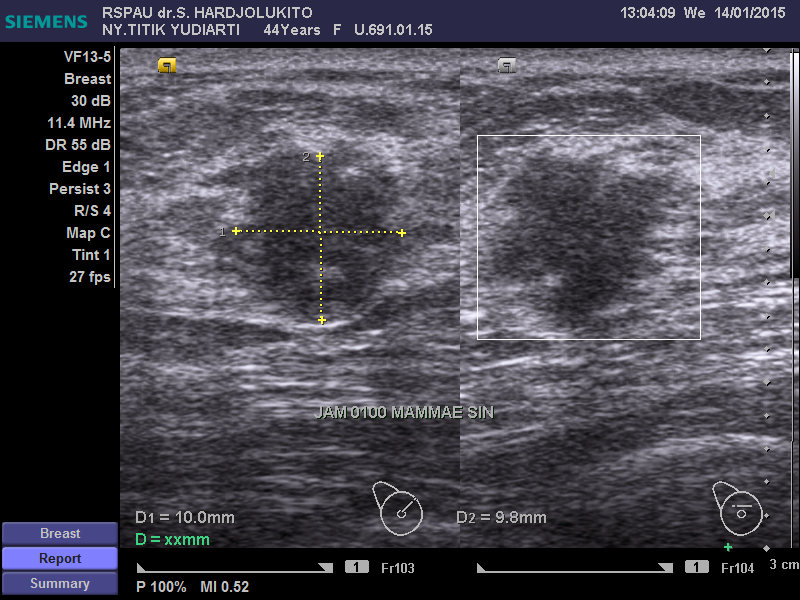
#> input picture 5.bmp, 800 x 600 px
$ python AACMR.py
#> lines starting #> are read from the running program, lines starting #| are printed output that depends on the picture; after the words box and inside, x2 and y2 are one past the last pixel; in counts of white or black regions, pixels touching at a corner belong together
# -*- coding: utf-8 -*-
"""
Created on Wed Jan 12 13:23:15 2022

@author: D
"""

import os
import cv2
import numpy as np
import matplotlib
import matplotlib.patches as mpatches
import matplotlib.pyplot as plt
import skimage
from skimage import io, img_as_float, color,morphology, img_as_ubyte,segmentation, measure
from scipy import signal, ndimage
import math
import inspect
matplotlib.use('TkAgg')
#%%
# Perbaikan pada fungsi visual_callback_2d
def visual_callback_2d(background, fig=None):
    if fig is None:
        fig = plt.figure(figsize=(8,8))
    fig.clf()
    ax1 = fig.add_subplot(1, 2, 1)
    ax1.imshow(background, cmap=plt.cm.gray)

    ax2 = fig.add_subplot(1, 2, 2)
    ax_u = ax2.imshow(np.zeros_like(background), vmin=0, vmax=1, cmap=plt.cm.gray)

    # [15 lines left out: function callback, not called in this run]

    return callback
#%% Function
def img2graydouble(image):
    _,_,c = image.shape
    image = cv2.cvtColor(image, cv2.COLOR_BGR2GRAY)
    # image.astype(float)
    return image

# [10 lines left out: function estructurant, not called in this run]

def matlab_style_gauss2D(shape=(3,3),sigma=0.5):
    """
    2D gaussian mask - should give the same result as MATLAB's
    fspecial('gaussian',[shape],[sigma])
    """
    m,n = [(ss-1.)/2. for ss in shape]
    y,x = np.ogrid[-m:m+1,-n:n+1]
    h = np.exp( -(x*x + y*y) / (2.*sigma*sigma) )
    h[ h < np.finfo(h.dtype).eps*h.max() ] = 0
    sumh = h.sum()
    if sumh != 0:
        h /= sumh
    return h

def initLS(image):
    height,width = image.shape
    height = float(height)
    width = float(width)
    yy , xx = np.mgrid[0:height,0:width]
    x = float(math.floor(width/2))
    y = float(math.floor(height/2))
    r = float(math.floor(min(.2*width, .2*height)))
    phi0 = (np.sqrt(((xx - x)**2 + (yy - y)**2 ))-r)
    phi0 = np.sign(phi0)*2
    return phi0

def Neumann(phi):
    nrow , ncol = phi.shape
    nrow -=1
    ncol -=1
    g = phi
    (g[0,0],g[0,ncol],g[nrow,0],g[nrow,ncol]) = (g[2,2],g[2,ncol-3],g[nrow-3,2],g[nrow-3,ncol-3])
    (g[0,1:-1],g[nrow,1:-1]) = (g[2,1:-1],g[nrow-3,1:-1])
    (g[1:-1,1],g[1:-1,ncol]) = (g[1:-1,2],g[1:-1,ncol-3])

    return g

def Curvature(phi):
    ny , nx = np.gradient(phi)
    absR = np.sqrt((nx**2)+(ny**2))
    absR = absR + (absR==0)*np.finfo(float).eps
    _,nxx1 = np.gradient(nx/absR)
    nyy1,_ = np.gradient(ny/absR)
    Kappa = nxx1 + nyy1
    return (Kappa , absR)

def Heaviside(phi):
    H = (1/np.pi)*np.arctan(phi)+0.5
    return H


def FittingAverage(img, phi):
    Hphi = Heaviside(phi)
    cHphi = 1-Hphi
    ca = np.sum(np.multiply(img,Hphi))
    cb = np.sum(np.multiply(img,cHphi))
    c1 = ca/(np.sum(Hphi))
    c2 = cb/(np.sum(cHphi))
    return (c1,c2)
    global local_vars
    local_vars = inspect.currentframe().f_locals

def Dirac(phi):
    a = 1 + phi**2
    D = (1/np.pi)
    Dir = D/a
    return Dir

def Convergence(phi,iteration=0,absR=0,teta=0.1,maxs=50, preArea= 0, preLength = 0):
    phip = np.where(phi<0, 1, 0)
    Area = np.sum(phip)
    ErrorArea = abs(Area-preArea)
    dPhi = Dirac(phi)
    Length = np.sum(absR*dPhi)
    ErrorLength = abs(Length-preLength)
    if (ErrorArea <= teta) and (ErrorLength <= teta) or (iteration==maxs):
        Converge = True
    else:
        Converge = False
    return (Converge,Area,Length,ErrorArea,ErrorLength)

# [29 lines left out: function ObDetection, not called in this run]

#%% Global Parameter
local_vars = {}
maxs = 150
dt = 10
teta = 1
seMorf = morphology.disk(2)
print(seMorf)
kernel = matlab_style_gauss2D((5,5),1)
#%% Input
image = cv2.imread(r'5.bmp')
#> image is the input picture: shape (600, 800, 3); mean B, G, R 81.2, 72, 74
GT_image = io.imread((r'5.bmp'),as_gray=True)
#> GT_image: shape (600, 800) float64; min 0, max 1, mean 0.287
imgResult = image.copy()
#%% RGB2GRAY
image = img2graydouble(image)
image = img_as_float(image)
image *= 255
#%% Init LS
phi = initLS(image)
#%% Initial Allocation
height,width = image.shape
#> height = 600; width = 800
g = np.zeros((height,width))
error = np.zeros((2,1))
Beta = np.zeros((1,1))
preLength = 0
preArea = 0
beta = 0
i = 1
callback = visual_callback_2d(image)
# [20 lines of commented-out code are left out]

while i>=0:
    # Beta[i-1] = beta
    phi = Neumann(phi)
    print("iterasi", i)
    div,absR = Curvature(phi)
#> in Curvature, `ny , nx = np.gradient(phi)`:
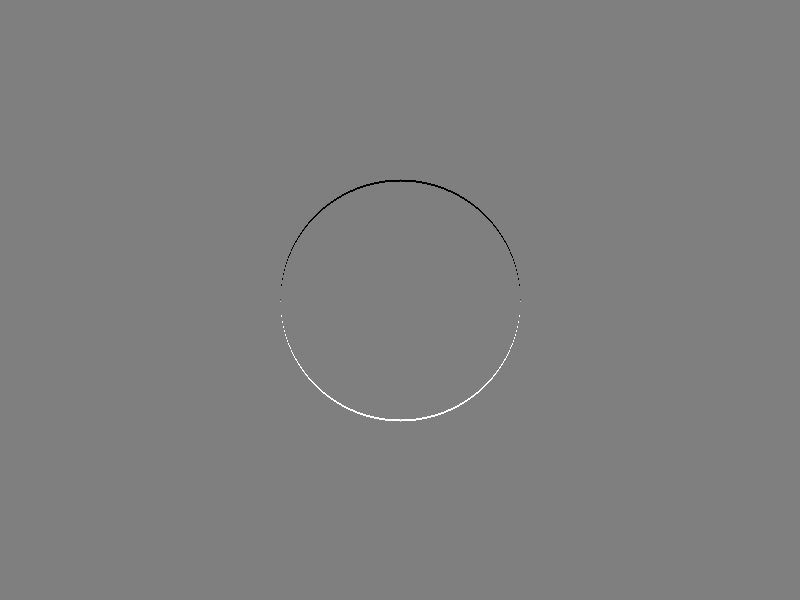
#> ny: shape (600, 800) float64; min -2, max 2, mean 0; drawn with min black and max white
#> in Curvature, `absR = np.sqrt((nx**2)+(ny**2))`:
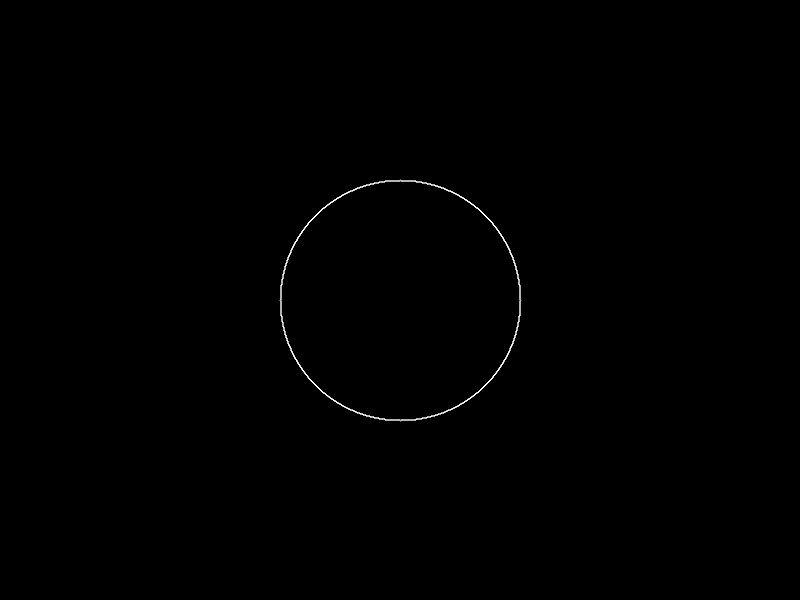
#> absR: shape (600, 800) float64; min 0, max 2.83, mean 0.00661; drawn with min black and max white
    c1,c2 = FittingAverage(image, phi)
#> in Heaviside, `H = (1/np.pi)*np.arctan(phi)+0.5`:
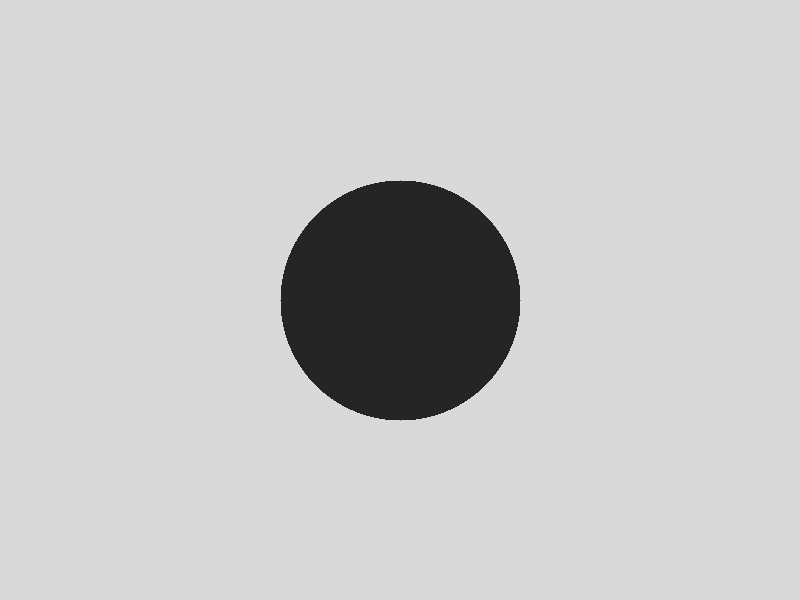
#> H: shape (600, 800) float64; min 0.148, max 0.852, mean 0.786
#> in FittingAverage, `cHphi = 1-Hphi`:
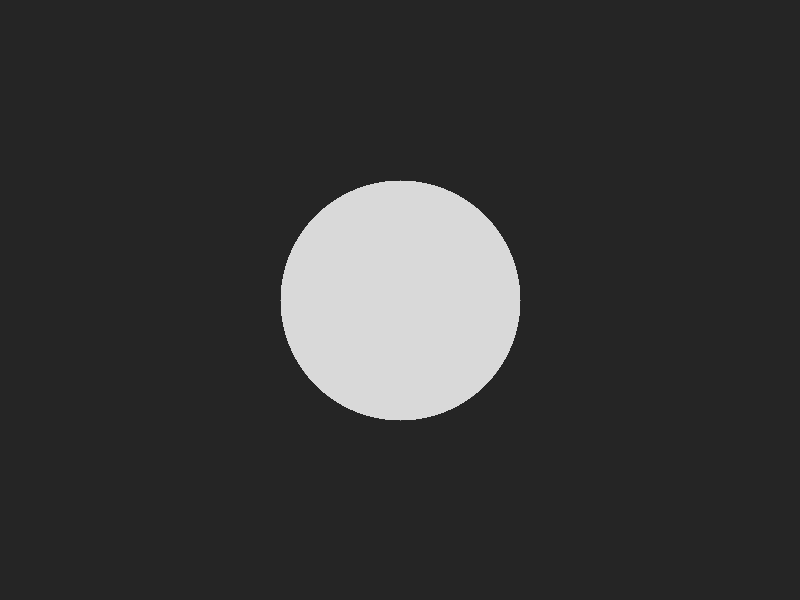
#> cHphi: shape (600, 800) float64; min 0.148, max 0.852, mean 0.214
#> in FittingAverage, `ca = np.sum(np.multiply(img,Hphi))`: ca = 27161429.8
#> in FittingAverage, `cb = np.sum(np.multiply(img,cHphi))`: cb = 8233477.2
#> in FittingAverage, `c1 = ca/(np.sum(Hphi))`: c1 = 71.99
#> in FittingAverage, `c2 = cb/(np.sum(cHphi))`: c2 = 80.16
#> c1 = 71.99; c2 = 80.16

    # #%% AACMR
    AACMR = div*absR + (1-abs(beta)) * (image - (c1+c2)/2) + beta*g*absR
    phi = phi + dt*AACMR

    #%% Binary Gaussian
    phi = np.sign(phi)
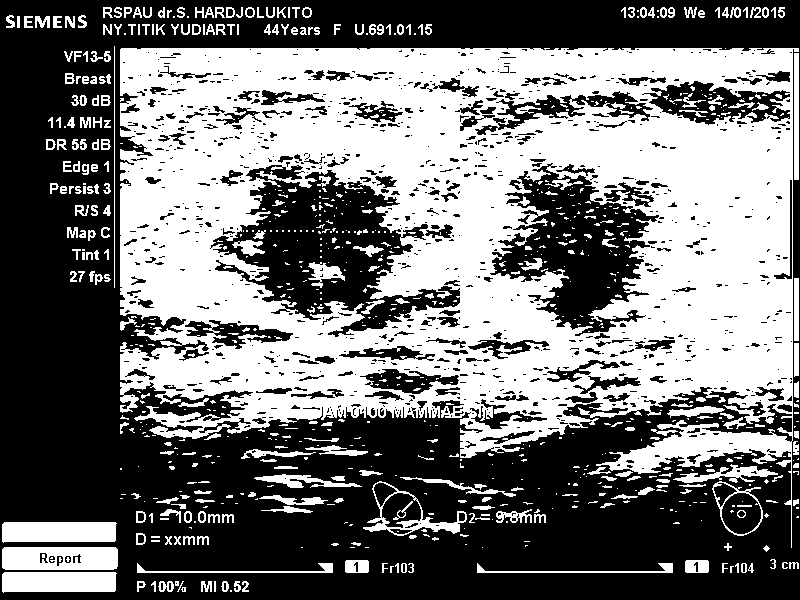
#> phi: shape (600, 800) float64; values -1 (black) and 1 (white), 45.8% white; 860 white regions (557 under 20 px), largest, box (x1, y1, x2, y2) and area: (120, 48, 799, 548) 188358, (2, 547, 118, 570) 2444, (2, 522, 117, 543) 2278
    phi = signal.convolve2d(phi,kernel, mode='same')


    #%% Morph Regularization
    phi = np.where(phi > 0, 1, 0)
#> phi: shape (600, 800) int64; values 0 (black) and 1 (white), 46% white; 526 white regions (273 under 20 px), largest, box (x1, y1, x2, y2) and area: (120, 48, 799, 458) 188360, (589, 420, 799, 477) 4683, (2, 547, 118, 570) 2523
    phi2 = img_as_ubyte(phi)

    phi = morphology.dilation((morphology.erosion(phi,seMorf)),seMorf)
#> phi: shape (600, 800) int64; values 0 (black) and 1 (white), 41.7% white; 170 white regions (62 under 20 px), largest, box (x1, y1, x2, y2) and area: (120, 48, 799, 458) 179759, (608, 424, 799, 474) 4037, (2, 547, 118, 570) 2443
    phi2 = cv2.dilate((cv2.erode(phi2,seMorf)),seMorf)
    phi = morphology.erosion((morphology.dilation(phi,seMorf)),seMorf)
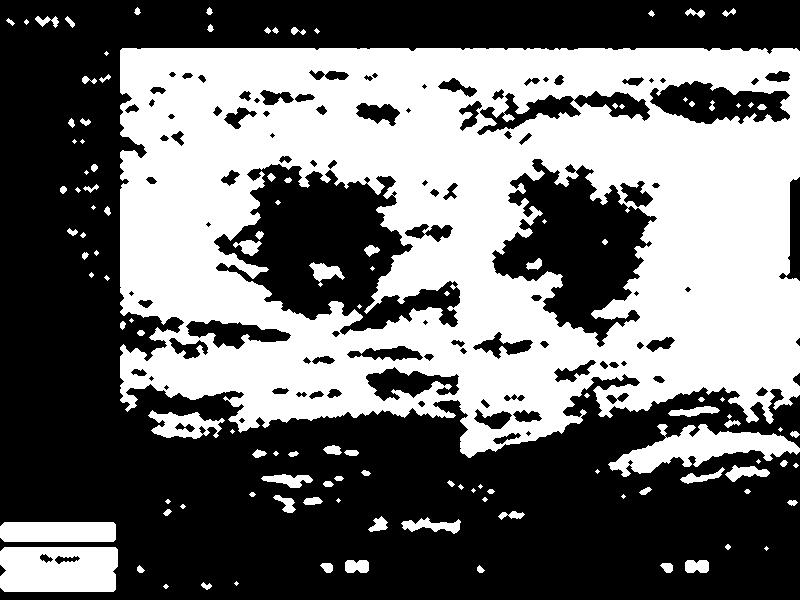
#> phi: shape (600, 800) int64; values 0 (black) and 1 (white), 43.4% white; 118 white regions (41 under 20 px), largest, box (x1, y1, x2, y2) and area: (120, 48, 800, 458) 188103, (0, 547, 118, 592) 5017, (608, 424, 800, 477) 4287
    phi2 = cv2.erode(cv2.dilate(phi2,seMorf),seMorf)
    phi=phi2
    phi = (np.where(phi > 0, 1, -1)).astype(float)

    if beta==0:
        Converge,preArea,preLength,ErrorArea,ErrorLength=Convergence(phi, iteration=i, absR=absR, teta=teta, preArea=preArea, preLength=preLength)
#> in Convergence, `Area = np.sum(phip)`: Area = 271854
#> in Dirac, `a = 1 + phi**2`: a: shape (600, 800) float64; every value is 2
#> in Dirac, `Dir = D/a`: Dir: shape (600, 800) float64; every value is 0.159
#> in Convergence, `Length = np.sum(absR*dPhi)`: Length = 504.8
#> Converge = False; preArea = 271854; preLength = 504.8; ErrorArea = 271854; ErrorLength = 504.8
        if Converge:
            print("Terdeteksi")
            phiShrink,gShrink,initialShrink = ObDetection(phi)
            g = 1-gShrink
            phi = phiShrink
            beta = 1
    else:
        callback(phi)
        phiShrink = phi
        Converge,preArea,preLength,ErrorArea,ErrorLength=Convergence(phi, iteration=i, absR=absR, teta=teta, preArea=preArea, preLength=preLength)
        if Converge:
            break
        g = 1-gShrink
        phi = phiShrink
    cv2.imshow("Ressult", phi)
    i += 1
    # [14 lines of commented-out code are left out]
cv2.waitKey(0)
# plt.imshow(phiShrink,cmap='gray')
# plt.show()
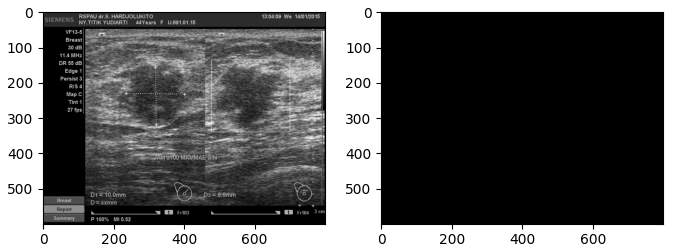
#> figure drawn by matplotlib, 2 panels

$ run again, with 1.bmp copied over 5.bmp
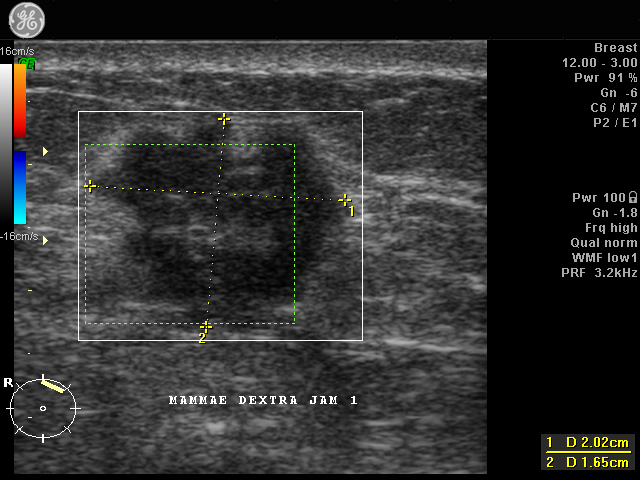
#> input picture 1.bmp, 640 x 480 px
#> image is the input picture: shape (480, 640, 3); mean B, G, R 47.3, 48.3, 48.2
#> ca = 11472847.8
#> cb = 3319808.2
#> in FittingAverage, `c1 = ca/(np.sum(Hphi))`: c1 = 47.51
#> in FittingAverage, `c2 = cb/(np.sum(cHphi))`: c2 = 50.52
#> `c1,c2 = FittingAverage(image, phi)`: c1 = 47.51; c2 = 50.52
#> `phi = morphology.erosion((morphology.dilation(phi,seMorf)),seMorf)`:
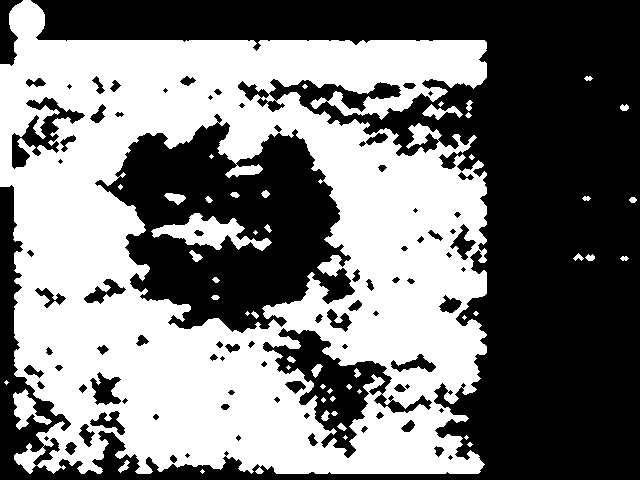
#> phi: shape (480, 640) int64; values 0 (black) and 1 (white), 47.6% white; 50 white regions (18 under 20 px), largest, box (x1, y1, x2, y2) and area: (0, 0, 487, 474) 141988, (151, 213, 272, 251) 1923, (13, 389, 52, 430) 663
#> Area = 160837
#> a: shape (480, 640) float64; every value is 2
#> Dir: shape (480, 640) float64; every value is 0.159
#> Length = 403.9
#> `Converge,preArea,preLength,ErrorArea,ErrorLength=Convergence(phi, iter..`: Converge = False; preArea = 160837; preLength = 403.9; ErrorArea = 160837; ErrorLength = 403.9
#> `# plt.show()`:
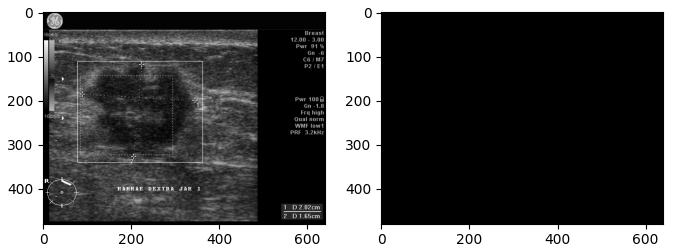
#> figure drawn by matplotlib, 2 panels

$ run again, with 11.bmp copied over 5.bmp
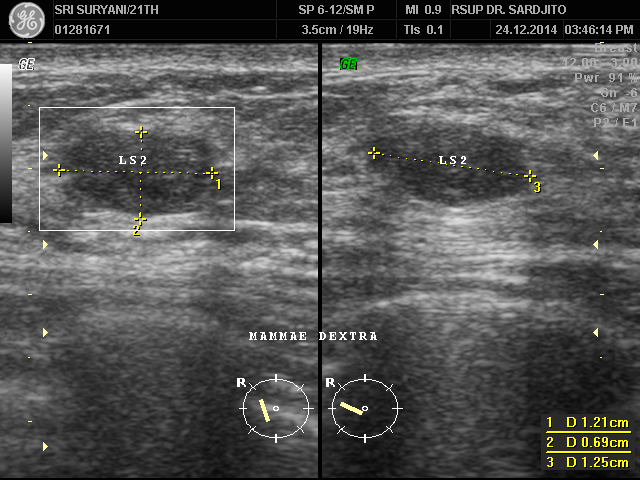
#> input picture 11.bmp, 640 x 480 px
#> image is the input picture: shape (480, 640, 3); mean B, G, R 82.7, 84.1, 84
#> ca = 19861559.4
#> cb = 5915152.6
#> in FittingAverage, `c1 = ca/(np.sum(Hphi))`: c1 = 82.25
#> in FittingAverage, `c2 = cb/(np.sum(cHphi))`: c2 = 90.01
#> `c1,c2 = FittingAverage(image, phi)`: c1 = 82.25; c2 = 90.01
#> `phi = morphology.erosion((morphology.dilation(phi,seMorf)),seMorf)`:
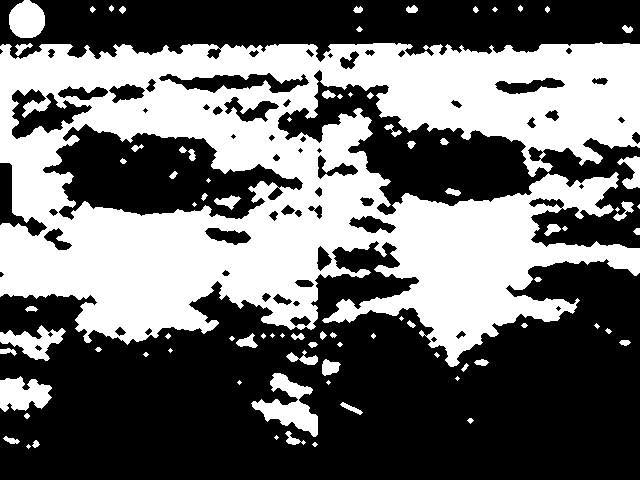
#> phi: shape (480, 640) int64; values 0 (black) and 1 (white), 42% white; 83 white regions (26 under 20 px), largest, box (x1, y1, x2, y2) and area: (0, 42, 640, 367) 119743, (251, 373, 318, 437) 1817, (0, 376, 52, 412) 1301
#> Area = 178260
#> a: shape (480, 640) float64; every value is 2
#> Dir: shape (480, 640) float64; every value is 0.159
#> Length = 403.9
#> `Converge,preArea,preLength,ErrorArea,ErrorLength=Convergence(phi, iter..`: Converge = False; preArea = 178260; preLength = 403.9; ErrorArea = 178260; ErrorLength = 403.9
#> `# plt.show()`:
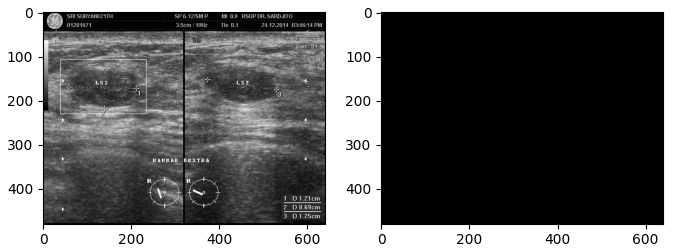
#> figure drawn by matplotlib, 2 panels

$ run again, with 51.bmp copied over 5.bmp
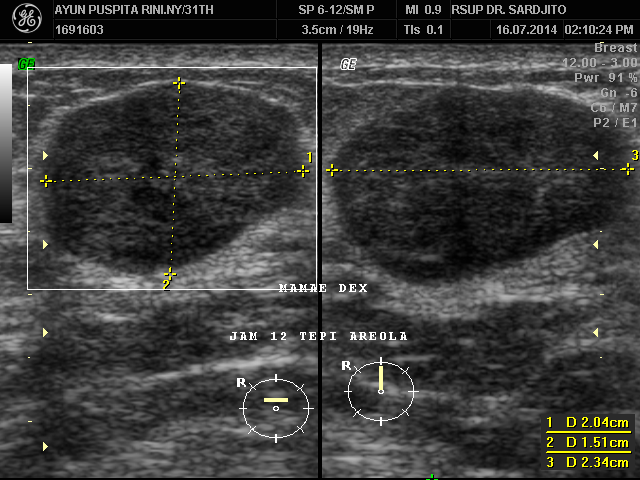
#> input picture 51.bmp, 640 x 480 px
#> image is the input picture: shape (480, 640, 3); mean B, G, R 59.2, 60.6, 60.5
#> ca = 14415270
#> cb = 4139616
#> in FittingAverage, `c1 = ca/(np.sum(Hphi))`: c1 = 59.69
#> in FittingAverage, `c2 = cb/(np.sum(cHphi))`: c2 = 62.99
#> `c1,c2 = FittingAverage(image, phi)`: c1 = 59.69; c2 = 62.99
#> phip: shape (480, 640) int64; values 0 (black) and 1 (white), 62.5% white; 96 black regions (25 under 20 px), largest, box (x1, y1, x2, y2) and area: (0, 42, 640, 382) 78707, (55, 331, 524, 480) 28562, (459, 391, 542, 428) 1717
#> Area = 192098
#> a: shape (480, 640) float64; every value is 2
#> Dir: shape (480, 640) float64; every value is 0.159
#> Length = 403.9
#> `Converge,preArea,preLength,ErrorArea,ErrorLength=Convergence(phi, iter..`: Converge = False; preArea = 192098; preLength = 403.9; ErrorArea = 192098; ErrorLength = 403.9
#> `# plt.show()`:
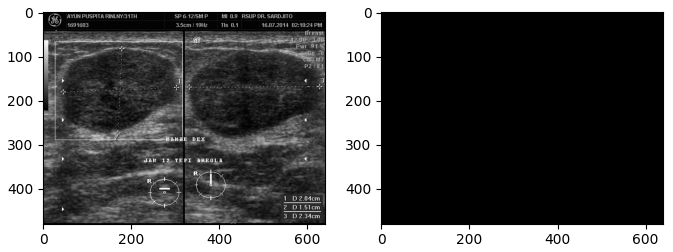
#> figure drawn by matplotlib, 2 panels
